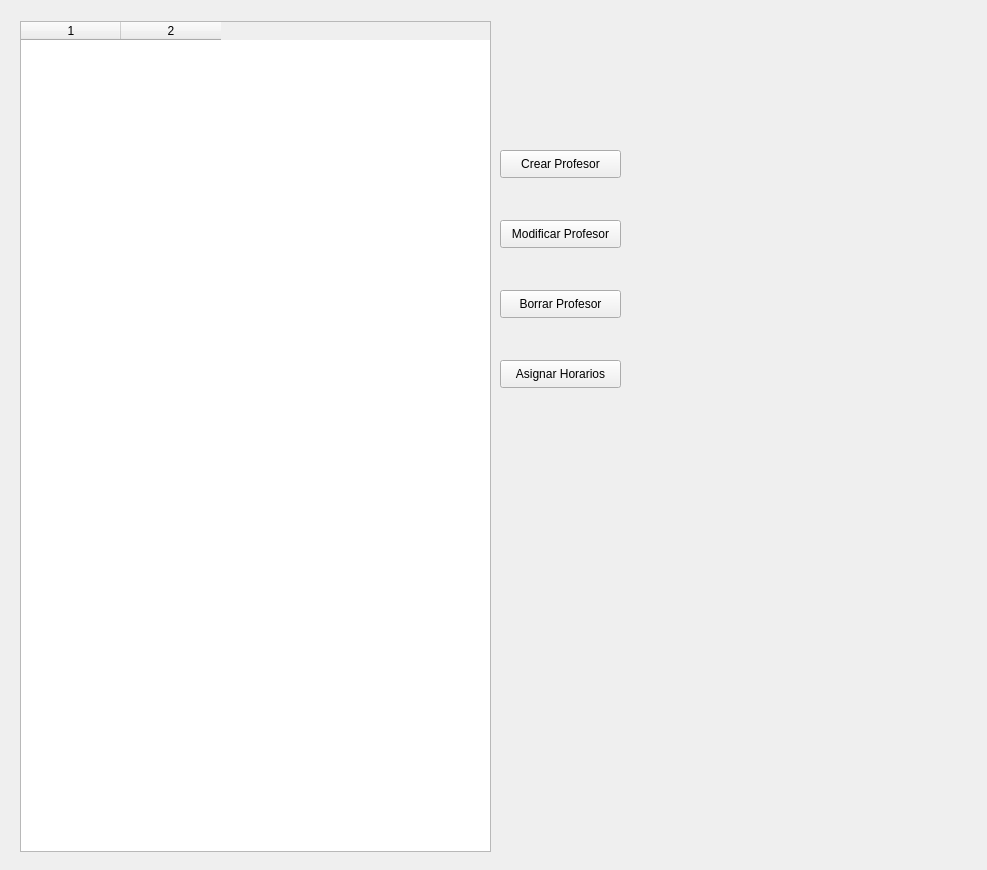
<?xml version="1.0" encoding="UTF-8"?>
<ui version="4.0">
 <class>ProfesoresMain</class>
 <widget class="QWidget" name="ProfesoresMain">
  <property name="geometry">
   <rect>
    <x>0</x>
    <y>0</y>
    <width>987</width>
    <height>870</height>
   </rect>
  </property>
  <property name="windowTitle">
   <string>ProfesoresMain</string>
  </property>
  <widget class="QPushButton" name="pushButton">
   <property name="geometry">
    <rect>
     <x>500</x>
     <y>150</y>
     <width>121</width>
     <height>28</height>
    </rect>
   </property>
   <property name="text">
    <string>Crear Profesor</string>
   </property>
  </widget>
  <widget class="QPushButton" name="pushButton_2">
   <property name="geometry">
    <rect>
     <x>500</x>
     <y>220</y>
     <width>121</width>
     <height>28</height>
    </rect>
   </property>
   <property name="text">
    <string>Modificar Profesor</string>
   </property>
  </widget>
  <widget class="QPushButton" name="pushButton_3">
   <property name="geometry">
    <rect>
     <x>500</x>
     <y>290</y>
     <width>121</width>
     <height>28</height>
    </rect>
   </property>
   <property name="text">
    <string>Borrar Profesor</string>
   </property>
  </widget>
  <widget class="QPushButton" name="pushButton_4">
   <property name="geometry">
    <rect>
     <x>500</x>
     <y>360</y>
     <width>121</width>
     <height>28</height>
    </rect>
   </property>
   <property name="text">
    <string>Asignar Horarios</string>
   </property>
  </widget>
  <widget class="QTableWidget" name="listaProfesores">
   <property name="geometry">
    <rect>
     <x>20</x>
     <y>21</y>
     <width>471</width>
     <height>831</height>
    </rect>
   </property>
   <property name="editTriggers">
    <set>QAbstractItemView::NoEditTriggers</set>
   </property>
   <property name="columnCount">
    <number>2</number>
   </property>
   <attribute name="horizontalHeaderStretchLastSection">
    <bool>false</bool>
   </attribute>
   <attribute name="verticalHeaderHighlightSections">
    <bool>false</bool>
   </attribute>
   <attribute name="verticalHeaderStretchLastSection">
    <bool>true</bool>
   </attribute>
   <column/>
   <column/>
  </widget>
 </widget>
 <layoutdefault spacing="6" margin="11"/>
 <resources/>
 <connections>
  <connection>
   <sender>pushButton</sender>
   <signal>clicked()</signal>
   <receiver>ProfesoresMain</receiver>
   <slot>crearProfesor()</slot>
   <hints>
    <hint type="sourcelabel">
     <x>553</x>
     <y>160</y>
    </hint>
    <hint type="destinationlabel">
     <x>555</x>
     <y>94</y>
    </hint>
   </hints>
  </connection>
  <connection>
   <sender>pushButton_2</sender>
   <signal>clicked()</signal>
   <receiver>ProfesoresMain</receiver>
   <slot>modificarProfesor()</slot>
   <hints>
    <hint type="sourcelabel">
     <x>603</x>
     <y>234</y>
    </hint>
    <hint type="destinationlabel">
     <x>681</x>
     <y>238</y>
    </hint>
   </hints>
  </connection>
  <connection>
   <sender>pushButton_3</sender>
   <signal>clicked()</signal>
   <receiver>ProfesoresMain</receiver>
   <slot>borrarProfesor()</slot>
   <hints>
    <hint type="sourcelabel">
     <x>618</x>
     <y>306</y>
    </hint>
    <hint type="destinationlabel">
     <x>676</x>
     <y>306</y>
    </hint>
   </hints>
  </connection>
  <connection>
   <sender>pushButton_4</sender>
   <signal>clicked()</signal>
   <receiver>ProfesoresMain</receiver>
   <slot>asignarHorario()</slot>
   <hints>
    <hint type="sourcelabel">
     <x>570</x>
     <y>375</y>
    </hint>
    <hint type="destinationlabel">
     <x>566</x>
     <y>428</y>
    </hint>
   </hints>
  </connection>
 </connections>
 <slots>
  <slot>crearProfesor()</slot>
  <slot>modificarProfesor()</slot>
  <slot>borrarProfesor()</slot>
  <slot>asignarHorario()</slot>
 </slots>
</ui>
